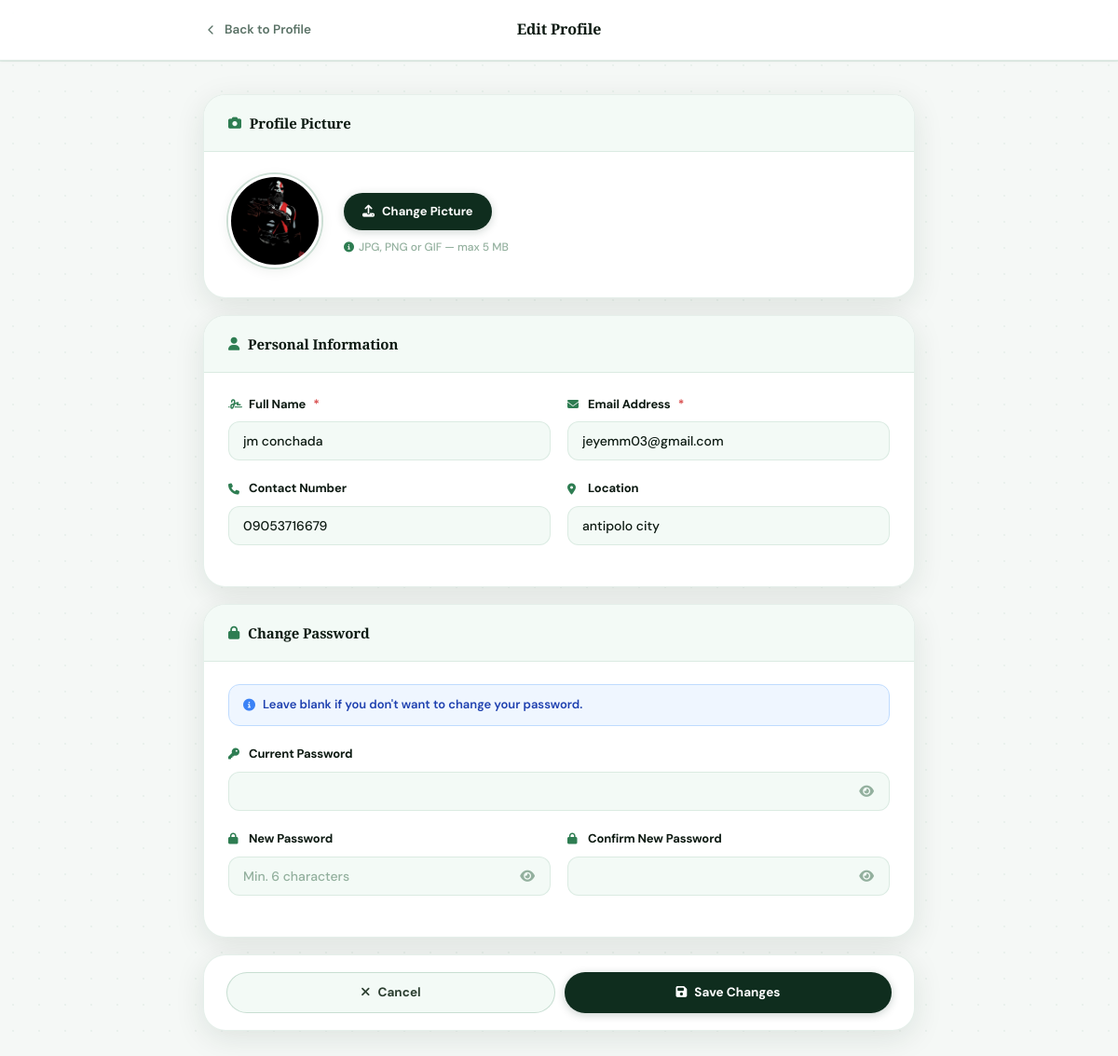
The page /edit_profile.php (signed in) on the database its author committed.
### tables this page shows
CREATE TABLE `users` (
  `id` int(11) NOT NULL,
  `name` varchar(255) NOT NULL,
  `email` varchar(255) NOT NULL,
  `contact_number` varchar(50) DEFAULT NULL,
  `area` varchar(100) DEFAULT NULL,
  `profile_picture` varchar(255) DEFAULT NULL,
  `created_at` datetime DEFAULT current_timestamp(),
  `password` varchar(255) NOT NULL,
  `reset_token` varchar(64) DEFAULT NULL,
  `reset_expires` datetime DEFAULT NULL,
  `last_seen` datetime DEFAULT NULL,
  `banned` tinyint(1) NOT NULL DEFAULT 0,
  `role` varchar(20) NOT NULL DEFAULT 'user',
  `restriction_type` enum('banned','read_only','no_post','no_comment','limited') DEFAULT NULL COMMENT 'Type of restriction applied',
  `restriction_reason` text DEFAULT NULL COMMENT 'Reason for the restriction',
  `restriction_date` datetime DEFAULT NULL COMMENT 'When restriction was applied',
  `restriction_expiry` datetime DEFAULT NULL COMMENT 'When restriction expires (NULL = permanent)'
);

### edit_profile.php (the view, shortened to what this page needs)
<?php
require 'db.php';
$user_id = $_SESSION['user_id'];
$stmt = $conn->prepare("SELECT name, email, profile_picture, area, contact_number, password FROM users WHERE id=? LIMIT 1");
$stmt->bind_param("i", $user_id);
$stmt->execute();
$user = $stmt->get_result()->fetch_assoc();
$profile_picture = !empty($user['profile_picture']) ? $user['profile_picture'] : 'assets/images/profile-picture.png';
?>
<!DOCTYPE html>
<html lang="en">
<head>
    <link href="https://cdnjs.cloudflare.com/ajax/libs/font-awesome/6.5.0/css/all.min.css" rel="stylesheet">
    <link rel="stylesheet" href="https://cdnjs.cloudflare.com/ajax/libs/cropperjs/1.6.1/cropper.min.css">
    <link rel="stylesheet" href="assets/css/edit_profile.css">
</head>
<body>
<header class="topbar">
    <div class="topbar-inner">
        <a href="profile.php" class="btn-back">
            <svg viewBox="0 0 24 24" fill="none" stroke="currentColor" stroke-width="2" stroke-linecap="round" stroke-linejoin="round">
                <polyline points="15 18 9 12 15 6"></polyline>
            </svg>
            Back to Profile
        </a>
        <div class="topbar-title">Edit Profile</div>
    </div>
</header>
<div class="edit-profile-page">
    <div class="edit-container">
        <form method="POST" id="editProfileForm">
            <div class="section-card">
                <div class="card-header">
                    <h2><i class="fas fa-camera"></i> Profile Picture</h2>
                </div>
                <div class="card-body">
                    <div class="profile-picture-wrapper">
                        <div class="current-picture">
                            <img src="<?= htmlspecialchars($profile_picture) ?>" alt="Profile" id="currentProfilePic">
                        </div>
                        <div class="picture-actions">
                            <button type="button" class="btn-upload" onclick="document.getElementById('imageInput').click()">
                                <i class="fas fa-upload"></i>
                                Change Picture
                            </button>
                            <p class="help-text"><i class="fas fa-info-circle"></i> JPG, PNG or GIF — max 5 MB</p>
                        </div>
                    </div>
                </div>
            </div>
            <div class="section-card">
                <div class="card-header">
                    <h2><i class="fas fa-user"></i> Personal Information</h2>
                </div>
                <div class="card-body">
                    <div class="form-row">
                        <div class="form-group">
                            <label for="name"><i class="fas fa-signature"></i> Full Name <span class="required">*</span></label>
                            <input type="text" id="name" name="name" class="form-control"
                                   value="<?= htmlspecialchars($user['name']) ?>" required>
                        </div>
                        <div class="form-group">
                            <label for="email"><i class="fas fa-envelope"></i> Email Address <span class="required">*</span></label>
                            <input type="email" id="email" name="email" class="form-control"
                                   value="<?= htmlspecialchars($user['email']) ?>" required>
                        </div>
                    </div>
                    <div class="form-row">
                        <div class="form-group">
                            <label for="contact_number"><i class="fas fa-phone"></i> Contact Number</label>
                            <input type="tel" id="contact_number" name="contact_number" class="form-control"
                                   value="<?= htmlspecialchars($user['contact_number'] ?? '') ?>"
                                   placeholder="+63 XXX XXX XXXX">
                        </div>
                        <div class="form-group">
                            <label for="area"><i class="fas fa-map-marker-alt"></i> Location</label>
                            <input type="text" id="area" name="area" class="form-control"
                                   value="<?= htmlspecialchars($user['area'] ?? '') ?>"
                                   placeholder="e.g., Marikina City, Metro Manila">
                        </div>
                    </div>
                </div>
            </div>
            <div class="section-card">
                <div class="card-header">
                    <h2><i class="fas fa-lock"></i> Change Password</h2>
                </div>
                <div class="card-body">
                    <p class="info-text"><i class="fas fa-info-circle"></i> Leave blank if you don't want to change your password.</p>
                    <div class="form-group">
                        <label for="current_password"><i class="fas fa-key"></i> Current Password</label>
                        <div class="password-wrapper">
                            <input type="password" id="current_password" name="current_password" class="form-control">
                            <button type="button" class="password-toggle" onclick="togglePw('current_password', this)">
                                <i class="fas fa-eye"></i>
                            </button>
                        </div>
                    </div>
                    <div class="form-row">
                        <div class="form-group">
                            <label for="new_password"><i class="fas fa-lock"></i> New Password</label>
                            <div class="password-wrapper">
                                <input type="password" id="new_password" name="new_password" class="form-control" placeholder="Min. 6 characters">
                                <button type="button" class="password-toggle" onclick="togglePw('new_password', this)">
                                    <i class="fas fa-eye"></i>
                                </button>
                            </div>
                        </div>
                        <div class="form-group">
                            <label for="confirm_password"><i class="fas fa-lock"></i> Confirm New Password</label>
                            <div class="password-wrapper">
                                <input type="password" id="confirm_password" name="confirm_password" class="form-control">
                                <button type="button" class="password-toggle" onclick="togglePw('confirm_password', this)">
                                    <i class="fas fa-eye"></i>
                                </button>
                            </div>
                        </div>
                    </div>
                </div>
            </div>
            <div class="form-actions">
                <a href="profile.php" class="btn btn-secondary">
                    <i class="fas fa-times"></i> Cancel
                </a>
                <button type="submit" class="btn btn-primary">
                    <i class="fas fa-save"></i> Save Changes
                </button>
            </div>
        </form>
    </div>
</div>
</body>
</html>

### rows shown on the page
users: profile_picture (picture), name "jm conchada", email "jeyemm03@gmail.com", contact_number "09053716679", area "antipolo city"
